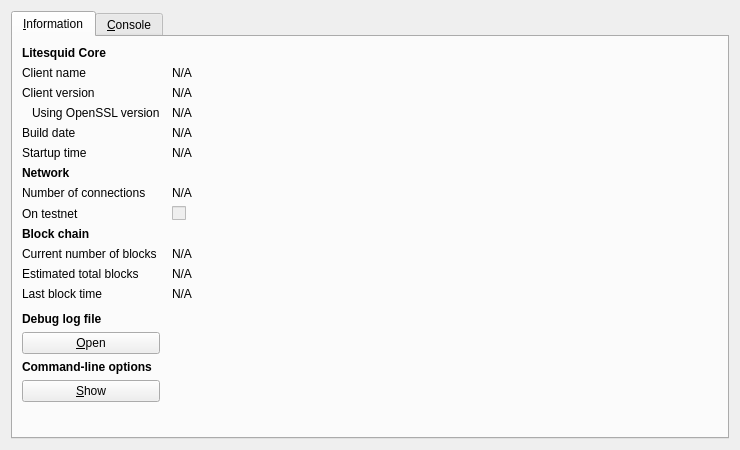
<?xml version="1.0" encoding="UTF-8"?>
<ui version="4.0">
 <class>RPCConsole</class>
 <widget class="QDialog" name="RPCConsole">
  <property name="geometry">
   <rect>
    <x>0</x>
    <y>0</y>
    <width>740</width>
    <height>450</height>
   </rect>
  </property>
  <property name="windowTitle">
   <string>Litesquid - Debug window</string>
  </property>
  <layout class="QVBoxLayout" name="verticalLayout_2">
   <item>
    <widget class="QTabWidget" name="tabWidget">
     <property name="currentIndex">
      <number>0</number>
     </property>
     <widget class="QWidget" name="tab_info">
      <attribute name="title">
       <string>&amp;Information</string>
      </attribute>
      <layout class="QGridLayout" name="gridLayout" columnstretch="0,1">
       <property name="horizontalSpacing">
        <number>12</number>
       </property>
       <item row="0" column="0">
        <widget class="QLabel" name="label_9">
         <property name="font">
          <font>
           <weight>75</weight>
           <bold>true</bold>
          </font>
         </property>
         <property name="text">
          <string>Litesquid Core</string>
         </property>
        </widget>
       </item>
       <item row="1" column="0">
        <widget class="QLabel" name="label_5">
         <property name="text">
          <string>Client name</string>
         </property>
        </widget>
       </item>
       <item row="1" column="1">
        <widget class="QLabel" name="clientName">
         <property name="cursor">
          <cursorShape>IBeamCursor</cursorShape>
         </property>
         <property name="text">
          <string>N/A</string>
         </property>
         <property name="textFormat">
          <enum>Qt::PlainText</enum>
         </property>
         <property name="textInteractionFlags">
          <set>Qt::LinksAccessibleByMouse|Qt::TextSelectableByKeyboard|Qt::TextSelectableByMouse</set>
         </property>
        </widget>
       </item>
       <item row="2" column="0">
        <widget class="QLabel" name="label_6">
         <property name="text">
          <string>Client version</string>
         </property>
        </widget>
       </item>
       <item row="2" column="1">
        <widget class="QLabel" name="clientVersion">
         <property name="cursor">
          <cursorShape>IBeamCursor</cursorShape>
         </property>
         <property name="text">
          <string>N/A</string>
         </property>
         <property name="textFormat">
          <enum>Qt::PlainText</enum>
         </property>
         <property name="textInteractionFlags">
          <set>Qt::LinksAccessibleByMouse|Qt::TextSelectableByKeyboard|Qt::TextSelectableByMouse</set>
         </property>
        </widget>
       </item>
       <item row="3" column="0">
        <widget class="QLabel" name="label_14">
         <property name="text">
          <string>Using OpenSSL version</string>
         </property>
         <property name="indent">
          <number>10</number>
         </property>
        </widget>
       </item>
       <item row="3" column="1">
        <widget class="QLabel" name="openSSLVersion">
         <property name="cursor">
          <cursorShape>IBeamCursor</cursorShape>
         </property>
         <property name="text">
          <string>N/A</string>
         </property>
         <property name="textFormat">
          <enum>Qt::PlainText</enum>
         </property>
         <property name="textInteractionFlags">
          <set>Qt::LinksAccessibleByMouse|Qt::TextSelectableByKeyboard|Qt::TextSelectableByMouse</set>
         </property>
        </widget>
       </item>
       <item row="4" column="0">
        <widget class="QLabel" name="label_12">
         <property name="text">
          <string>Build date</string>
         </property>
        </widget>
       </item>
       <item row="4" column="1">
        <widget class="QLabel" name="buildDate">
         <property name="cursor">
          <cursorShape>IBeamCursor</cursorShape>
         </property>
         <property name="text">
          <string>N/A</string>
         </property>
         <property name="textFormat">
          <enum>Qt::PlainText</enum>
         </property>
         <property name="textInteractionFlags">
          <set>Qt::LinksAccessibleByMouse|Qt::TextSelectableByKeyboard|Qt::TextSelectableByMouse</set>
         </property>
        </widget>
       </item>
       <item row="5" column="0">
        <widget class="QLabel" name="label_13">
         <property name="text">
          <string>Startup time</string>
         </property>
        </widget>
       </item>
       <item row="5" column="1">
        <widget class="QLabel" name="startupTime">
         <property name="cursor">
          <cursorShape>IBeamCursor</cursorShape>
         </property>
         <property name="text">
          <string>N/A</string>
         </property>
         <property name="textFormat">
          <enum>Qt::PlainText</enum>
         </property>
         <property name="textInteractionFlags">
          <set>Qt::LinksAccessibleByMouse|Qt::TextSelectableByKeyboard|Qt::TextSelectableByMouse</set>
         </property>
        </widget>
       </item>
       <item row="6" column="0">
        <widget class="QLabel" name="label_11">
         <property name="font">
          <font>
           <weight>75</weight>
           <bold>true</bold>
          </font>
         </property>
         <property name="text">
          <string>Network</string>
         </property>
        </widget>
       </item>
       <item row="7" column="0">
        <widget class="QLabel" name="label_7">
         <property name="text">
          <string>Number of connections</string>
         </property>
        </widget>
       </item>
       <item row="7" column="1">
        <widget class="QLabel" name="numberOfConnections">
         <property name="cursor">
          <cursorShape>IBeamCursor</cursorShape>
         </property>
         <property name="text">
          <string>N/A</string>
         </property>
         <property name="textFormat">
          <enum>Qt::PlainText</enum>
         </property>
         <property name="textInteractionFlags">
          <set>Qt::LinksAccessibleByMouse|Qt::TextSelectableByKeyboard|Qt::TextSelectableByMouse</set>
         </property>
        </widget>
       </item>
       <item row="8" column="0">
        <widget class="QLabel" name="label_8">
         <property name="text">
          <string>On testnet</string>
         </property>
        </widget>
       </item>
       <item row="8" column="1">
        <widget class="QCheckBox" name="isTestNet">
         <property name="enabled">
          <bool>false</bool>
         </property>
         <property name="text">
          <string/>
         </property>
        </widget>
       </item>
       <item row="9" column="0">
        <widget class="QLabel" name="label_10">
         <property name="font">
          <font>
           <weight>75</weight>
           <bold>true</bold>
          </font>
         </property>
         <property name="text">
          <string>Block chain</string>
         </property>
        </widget>
       </item>
       <item row="10" column="0">
        <widget class="QLabel" name="label_3">
         <property name="text">
          <string>Current number of blocks</string>
         </property>
        </widget>
       </item>
       <item row="10" column="1">
        <widget class="QLabel" name="numberOfBlocks">
         <property name="cursor">
          <cursorShape>IBeamCursor</cursorShape>
         </property>
         <property name="text">
          <string>N/A</string>
         </property>
         <property name="textFormat">
          <enum>Qt::PlainText</enum>
         </property>
         <property name="textInteractionFlags">
          <set>Qt::LinksAccessibleByMouse|Qt::TextSelectableByKeyboard|Qt::TextSelectableByMouse</set>
         </property>
        </widget>
       </item>
       <item row="11" column="0">
        <widget class="QLabel" name="label_4">
         <property name="text">
          <string>Estimated total blocks</string>
         </property>
        </widget>
       </item>
       <item row="11" column="1">
        <widget class="QLabel" name="totalBlocks">
         <property name="cursor">
          <cursorShape>IBeamCursor</cursorShape>
         </property>
         <property name="text">
          <string>N/A</string>
         </property>
         <property name="textFormat">
          <enum>Qt::PlainText</enum>
         </property>
         <property name="textInteractionFlags">
          <set>Qt::LinksAccessibleByMouse|Qt::TextSelectableByKeyboard|Qt::TextSelectableByMouse</set>
         </property>
        </widget>
       </item>
       <item row="12" column="0">
        <widget class="QLabel" name="label_2">
         <property name="text">
          <string>Last block time</string>
         </property>
        </widget>
       </item>
       <item row="12" column="1">
        <widget class="QLabel" name="lastBlockTime">
         <property name="cursor">
          <cursorShape>IBeamCursor</cursorShape>
         </property>
         <property name="text">
          <string>N/A</string>
         </property>
         <property name="textFormat">
          <enum>Qt::PlainText</enum>
         </property>
         <property name="textInteractionFlags">
          <set>Qt::LinksAccessibleByMouse|Qt::TextSelectableByKeyboard|Qt::TextSelectableByMouse</set>
         </property>
        </widget>
       </item>
       <item row="13" column="0">
        <spacer name="verticalSpacer_2">
         <property name="orientation">
          <enum>Qt::Vertical</enum>
         </property>
         <property name="sizeHint" stdset="0">
          <size>
           <width>20</width>
           <height>20</height>
          </size>
         </property>
        </spacer>
       </item>
       <item row="14" column="0">
        <widget class="QLabel" name="labelDebugLogfile">
         <property name="font">
          <font>
           <weight>75</weight>
           <bold>true</bold>
          </font>
         </property>
         <property name="text">
          <string>Debug log file</string>
         </property>
        </widget>
       </item>
       <item row="15" column="0">
        <widget class="QPushButton" name="openDebugLogfileButton">
         <property name="toolTip">
          <string>Open the Litesquid debug log file from the current data directory. This can take a few seconds for large log files.</string>
         </property>
         <property name="text">
          <string>&amp;Open</string>
         </property>
         <property name="autoDefault">
          <bool>false</bool>
         </property>
        </widget>
       </item>
       <item row="16" column="0">
        <widget class="QLabel" name="labelCLOptions">
         <property name="font">
          <font>
           <weight>75</weight>
           <bold>true</bold>
          </font>
         </property>
         <property name="text">
          <string>Command-line options</string>
         </property>
        </widget>
       </item>
       <item row="17" column="0">
        <widget class="QPushButton" name="showCLOptionsButton">
         <property name="toolTip">
          <string>Show the Litesquid-Qt help message to get a list with possible Litesquid command-line options.</string>
         </property>
         <property name="text">
          <string>&amp;Show</string>
         </property>
         <property name="autoDefault">
          <bool>false</bool>
         </property>
        </widget>
       </item>
       <item row="18" column="0">
        <spacer name="verticalSpacer">
         <property name="orientation">
          <enum>Qt::Vertical</enum>
         </property>
         <property name="sizeHint" stdset="0">
          <size>
           <width>20</width>
           <height>40</height>
          </size>
         </property>
        </spacer>
       </item>
      </layout>
     </widget>
     <widget class="QWidget" name="tab_console">
      <attribute name="title">
       <string>&amp;Console</string>
      </attribute>
      <layout class="QVBoxLayout" name="verticalLayout_3">
       <property name="spacing">
        <number>3</number>
       </property>
       <item>
        <widget class="QTextEdit" name="messagesWidget">
         <property name="minimumSize">
          <size>
           <width>0</width>
           <height>100</height>
          </size>
         </property>
         <property name="readOnly">
          <bool>true</bool>
         </property>
         <property name="tabKeyNavigation" stdset="0">
          <bool>false</bool>
         </property>
         <property name="columnCount" stdset="0">
          <number>2</number>
         </property>
        </widget>
       </item>
       <item>
        <layout class="QHBoxLayout" name="horizontalLayout">
         <property name="spacing">
          <number>3</number>
         </property>
         <item>
          <widget class="QLabel" name="label">
           <property name="text">
            <string notr="true">&gt;</string>
           </property>
          </widget>
         </item>
         <item>
          <widget class="QLineEdit" name="lineEdit"/>
         </item>
         <item>
          <widget class="QPushButton" name="clearButton">
           <property name="maximumSize">
            <size>
             <width>24</width>
             <height>24</height>
            </size>
           </property>
           <property name="toolTip">
            <string>Clear console</string>
           </property>
           <property name="text">
            <string/>
           </property>
           <property name="icon">
            <iconset resource="../bitcoin.qrc">
             <normaloff>:/icons/remove</normaloff>:/icons/remove</iconset>
           </property>
           <property name="shortcut">
            <string notr="true">Ctrl+L</string>
           </property>
           <property name="autoDefault">
            <bool>false</bool>
           </property>
          </widget>
         </item>
        </layout>
       </item>
      </layout>
     </widget>
    </widget>
   </item>
  </layout>
 </widget>
 <resources>
  <include location="../bitcoin.qrc"/>
 </resources>
 <connections/>
</ui>
